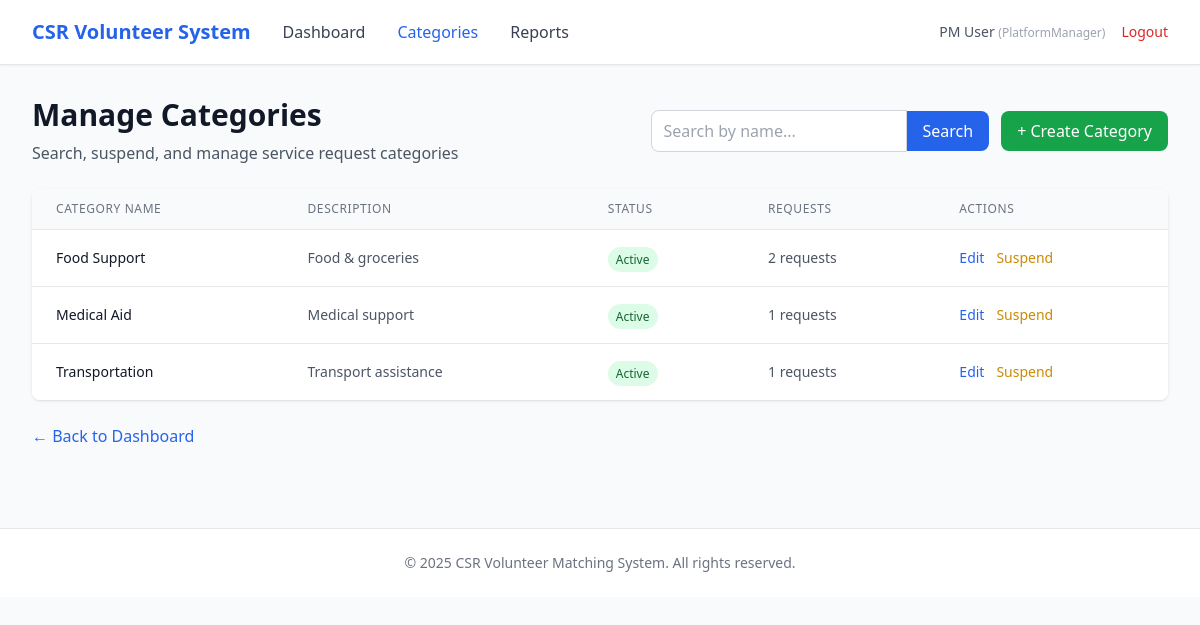
Page /pm/categories (signed in) on the committed database.
### app/entity/user_account.py (models this page shows, shortened)
class UserAccount(UserMixin, db.Model):
    __tablename__ = "user_accounts"
    userID = db.Column(db.Integer, primary_key=True, autoincrement=True)  # explicit auto increment
    name = db.Column(db.String(100), nullable=False)
    email = db.Column(db.String(120), nullable=False, unique=True, index=True)
    _password = db.Column("password", db.String(255), nullable=False)
    age = db.Column(db.Integer)
    phoneNumber = db.Column(db.String(20))
    isActive = db.Column(db.Boolean, default=True)
    profileID = db.Column(db.Integer, db.ForeignKey("user_profiles.profileID"), nullable=False)
    profile = db.relationship("UserProfile", back_populates="users", lazy=True)
    @property
    def password(self):
        raise AttributeError("Password is write-only.")
    @password.setter
    def password(self, raw):
        self._password = generate_password_hash(raw)

### app/entity/user_profile.py (models this page shows)
class UserProfile(db.Model):
    __tablename__ = "user_profiles"
    profileID   = db.Column(db.Integer, primary_key=True, autoincrement=True)  # explicit auto increment
    profileName = db.Column(db.String(50), nullable=False, unique=True)
    description = db.Column(db.String(255))
    isActive    = db.Column(db.Boolean, default=True)
    users = db.relationship("UserAccount", back_populates="profile", lazy=True)

### app/entity/category.py (models this page shows)
class Category(db.Model):
    __tablename__ = "categories"
    categoryID   = db.Column(db.Integer, primary_key=True)
    categoryName = db.Column(db.String(100), nullable=False, unique=True)
    description  = db.Column(db.String(255))
    isActive     = db.Column(db.Boolean, default=True)
    requests = db.relationship("Request", back_populates="category", lazy=True)

### app/boundary/routes.py (the view)
@boundary_bp.route("/pm/categories")
@login_required
def pm_categories():
    from app.control.platform_searchCategory_controller import PlatformSearchCategoryController
    from app.entity.category import Category
    q = request.args.get("q", "").strip()
    page = request.args.get("page", 1, type=int)
    per_page = 10
    if q:
        query = Category.query.filter(Category.categoryName.ilike(f"%{q}%"))
    else:
        query = Category.query
    pagination = query.order_by(Category.categoryName.asc()).paginate(
        page=page, per_page=per_page, error_out=False
    )
    return render_template(
        "pm/categories.html",
        categories=pagination.items,
        pagination=pagination,
        q=q
    )

### app/entity/user_account.py (called while the page is built)
@login_manager.user_loader
def load_user(user_id):
    return UserAccount.query.get(int(user_id))

### app/templates/pm/categories.html (shortened to what this page needs)
{% extends "base.html" %}
{% block nav_links %}
<a href="{{ url_for('boundary.pm_dashboard') }}" class="text-gray-700 hover:text-primary">Dashboard</a>
<a href="{{ url_for('boundary.pm_categories') }}" class="text-primary font-medium">Categories</a>
<a href="{{ url_for('boundary.pm_reports') }}" class="text-gray-700 hover:text-primary">Reports</a>
{% endblock %}
{% block content %}
<div class="mb-6 flex justify-between items-center flex-wrap gap-4">
    <div>
        <h1 class="text-3xl font-bold text-gray-900">Manage Categories</h1>
        <p class="text-gray-600 mt-2">Search, suspend, and manage service request categories</p>
    </div>
    <div class="flex items-center gap-3">
        <form method="GET" action="{{ url_for('boundary.pm_categories') }}" class="flex items-center">
            <input type="text"
                   name="q"
                   value="{{ q }}"
                   placeholder="Search by name..."
                   class="px-3 py-2 border border-gray-300 rounded-l-lg focus:ring-2 focus:ring-primary focus:border-transparent w-48 sm:w-64">
            <button type="submit"
                    class="px-4 py-2 bg-primary text-white rounded-r-lg hover:bg-blue-700 transition">
                Search
            </button>
        </form>
        <a href="{{ url_for('boundary.pm_create_category') }}"
           class="px-4 py-2 bg-green-600 text-white rounded-lg hover:bg-green-700 transition">
            + Create Category
        </a>
    </div>
</div>
<div class="bg-white rounded-lg shadow overflow-hidden">
    <table class="min-w-full divide-y divide-gray-200">
        <thead class="bg-gray-50">
            <tr>
                <th class="px-6 py-3 text-left text-xs font-medium text-gray-500 uppercase tracking-wider">Category Name</th>
                <th class="px-6 py-3 text-left text-xs font-medium text-gray-500 uppercase tracking-wider">Description</th>
                <th class="px-6 py-3 text-left text-xs font-medium text-gray-500 uppercase tracking-wider">Status</th>
                <th class="px-6 py-3 text-left text-xs font-medium text-gray-500 uppercase tracking-wider">Requests</th>
                <th class="px-6 py-3 text-left text-xs font-medium text-gray-500 uppercase tracking-wider">Actions</th>
            </tr>
        </thead>
        <tbody class="bg-white divide-y divide-gray-200">
            {% for category in categories %}
            <tr>
                <td class="px-6 py-4 whitespace-nowrap">
                    <div class="text-sm font-medium text-gray-900">{{ category.categoryName }}</div>
                </td>
                <td class="px-6 py-4">
                    <div class="text-sm text-gray-600">{{ category.description or 'No description' }}</div>
                </td>
                <td class="px-6 py-4 whitespace-nowrap">
                    {% if category.isActive %}
                        <span class="px-2 py-1 text-xs font-medium rounded-full bg-green-100 text-green-800">Active</span>
                    {% else %}
                        <span class="px-2 py-1 text-xs font-medium rounded-full bg-red-100 text-red-800">Inactive</span>
                    {% endif %}
                </td>
                <td class="px-6 py-4 whitespace-nowrap">
                    <div class="text-sm text-gray-600">{{ category.requests|length }} requests</div>
                </td>
                <td class="px-6 py-4 whitespace-nowrap text-sm">
                    <div class="flex gap-3">
                        <a href="{{ url_for('boundary.pm_edit_category', category_id=category.categoryID) }}"
                           class="text-blue-600 hover:text-blue-800">Edit</a>
                        {% if category.isActive %}
                        <form method="POST" action="{{ url_for('boundary.pm_suspend_category', category_id=category.categoryID) }}" class="inline">
                            <button type="submit"
                                    onclick="return confirm('Suspend this category? It will be unavailable for new requests.')"
                                    class="text-yellow-600 hover:text-yellow-800">
                                Suspend
                            </button>
                        </form>
                        {% endif %}
                    </div>
                </td>
            </tr>
            {% endfor %}
        </tbody>
    </table>
</div>
<div class="mt-6">
    <a href="{{ url_for('boundary.pm_dashboard') }}" class="text-primary hover:text-blue-700">
        ← Back to Dashboard
    </a>
</div>
{% endblock %}

### app/templates/base.html (shortened to what this page needs)
<!DOCTYPE html>
<html lang="en">
<head>
    <script src="https://cdn.tailwindcss.com"></script>
</head>
<body class="bg-gray-50 min-h-screen">
    {% if current_user.is_authenticated %}
    <nav class="bg-white shadow-sm border-b border-gray-200">
        <div class="max-w-7xl mx-auto px-4 sm:px-6 lg:px-8">
            <div class="flex justify-between items-center h-16">
                <div class="flex items-center gap-8">
                    <a href="{{ url_for('boundary.login') }}" class="text-xl font-bold text-primary">
                        CSR Volunteer System
                    </a>
                    {% block nav_links %}{% endblock %}
                </div>
                <div class="flex items-center gap-4">
                    <span class="text-sm text-gray-600">
                        {{ current_user.name }}
                        <span class="text-xs text-gray-400">({{ current_user.profile.profileName }})</span>
                    </span>
                    <a href="{{ url_for('boundary.logout') }}" class="text-sm text-red-600 hover:text-red-700">
                        Logout
                    </a>
                </div>
            </div>
        </div>
    </nav>
    {% endif %}
    <main class="max-w-7xl mx-auto px-4 sm:px-6 lg:px-8 py-8">
        {% block content %}{% endblock %}
    </main>
    <footer class="bg-white border-t border-gray-200 mt-12">
        <div class="max-w-7xl mx-auto px-4 sm:px-6 lg:px-8 py-6">
            <p class="text-center text-sm text-gray-500">
                &copy; 2025 CSR Volunteer Matching System. All rights reserved.
            </p>
        </div>
    </footer>
</body>
</html>

### rows in the picture
UserAccount: name "PM User"
UserProfile: profile.profileName "PlatformManager"
Category: categoryName "Food Support", description "Food & groceries", isActive "Active", requests|length "2"
Category: categoryName "Medical Aid", description "Medical support", isActive "Active", requests|length "1"
Category: categoryName "Transportation", description "Transport assistance", isActive "Active", requests|length "1"
